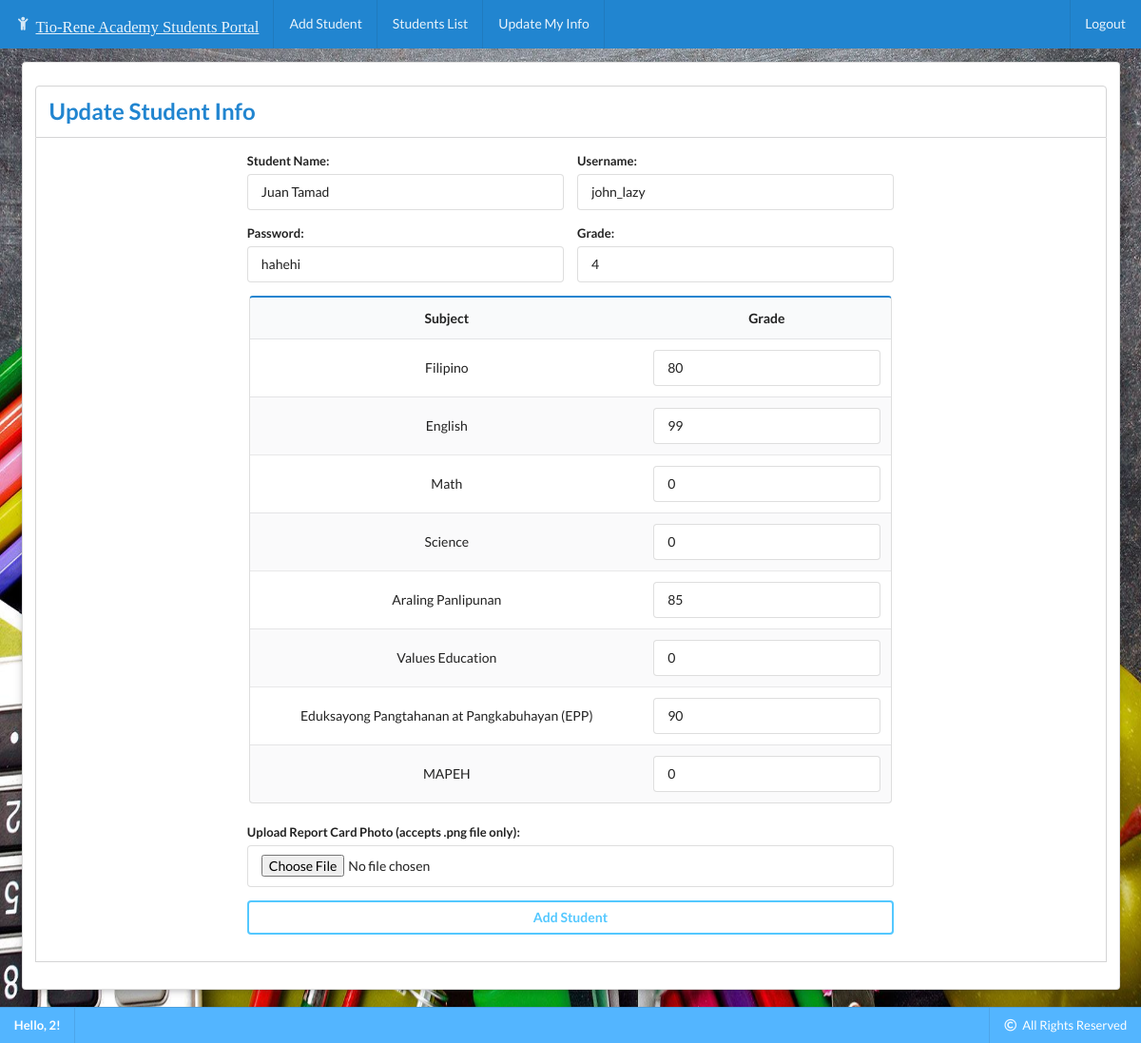
Page /update-student-info.php?id=4 (signed in) on the committed database.
### tables this page shows
CREATE TABLE `students` (
  `user_id` int(10) UNSIGNED NOT NULL,
  `grade_level` int(11) NOT NULL,
  `filipino` int(11) DEFAULT NULL,
  `english` int(11) DEFAULT NULL,
  `math` int(11) DEFAULT NULL,
  `science` int(11) DEFAULT NULL,
  `araling_panlipunan` int(11) DEFAULT NULL,
  `values_education` int(11) DEFAULT NULL,
  `epp` int(11) DEFAULT NULL,
  `mapeh` int(11) DEFAULT NULL
);

CREATE TABLE `users` (
  `user_id` int(10) UNSIGNED NOT NULL,
  `username` varchar(100) NOT NULL,
  `password` varchar(100) NOT NULL,
  `user_type` varchar(10) NOT NULL,
  `whole_name` varchar(100) NOT NULL
);

### update-student-info.php (the view, shortened to what this page needs)
<?php
	require 'header.php';
	$id = $_GET['id'];
	$conn = getDBconnection();
	$result = $conn->query("select * from students inner join users on students.user_id = users.user_id where students.user_id=$id");
	$row = $result->fetch_assoc();
?>
<h2 class="ui blue top attached header">
	Update Student Info
</h2>
<div class="ui attached segment">
	<form class="ui form" method="POST" action="update-student-info.php?id=<?php echo $id; ?>" enctype="multipart/form-data">
		<div class="fields">
			<div class="three wide field"></div>
			<div class="five wide field">
				<label>Student Name:</label>
				<input type="text" name="student_name" required="" value="<?php echo $row['whole_name'] ?>">
			</div>
			<div class="five wide field">
				<label>Username:</label>
				<input type="text" name="username" required="" value="<?php echo $row['username'] ?>">
			</div>
		</div>
		<div class="fields">
			<div class="three wide field"></div>
			<div class="five wide field">
				<label>Password:</label>
				<input type="text" name="password" readonly="" value="<?php echo $row['password'] ?>">
			</div>
			<div class="five wide field">
				<label>Grade:</label>
				<input type="number" name="grade" required="" min="1" max="6" value="<?php echo $row['grade_level'] ?>">
			</div>
		</div>
		<div class="ui centered grid">
			<div class="ten wide column">
				<table class="ui blue selectable striped table" style="text-align: center;">
					<thead>
						<tr>
							<th>Subject</th>
							<th>Grade</th>
						</tr>
					</thead>
					<tbody>
						<tr>
							<td>Filipino</td>
							<td><input type="number" name="filipino" value="<?php echo $row['filipino']; ?>"></td>
						</tr>
						<tr>
							<td>English</td>
							<td><input type="number" name="english" value="<?php echo $row['english']; ?>"></td>
						</tr>
						<tr>
							<td>Math</td>
							<td><input type="number" name="math" value="<?php echo $row['math']; ?>"></td>
						</tr>
						<tr>
							<td>Science</td>
							<td><input type="number" name="science" value="<?php echo $row['science']; ?>"></td>
						</tr>
						<tr>
							<td>Araling Panlipunan</td>
							<td><input type="number" name="araling_panlipunan" value="<?php echo $row['araling_panlipunan']; ?>"></td>
						</tr>
						<tr>
							<td>Values Education</td>
							<td><input type="number" name="values_education" value="<?php echo $row['values_education']; ?>"></td>
						</tr>
						<tr>
							<td>Eduksayong Pangtahanan at Pangkabuhayan (EPP)</td>
							<td><input type="number" name="epp" value="<?php echo $row['epp']; ?>"></td>
						</tr>
						<tr>
							<td>MAPEH</td>
							<td><input type="number" name="mapeh" value="<?php echo $row['mapeh']; ?>"></td>
						</tr>
					</tbody>
				</table>
			</div>
		</div>
		<br>
		<div class="fields">
			<div class="three wide field"></div>
			<div class="ten wide field">
				<label>Upload Report Card Photo (accepts .png file only):</label>
				<input type="file" name="report_card" accept="image/png">
			</div>
		</div>
		<div class="fields">
			<div class="three wide field"></div>
			<div class="ten wide field">
				<button class="ui fluid blue inverted button" type="submit">Add Student</button>
			</div>
		</div>
	</form>
</div>
<?php
	require 'footer.php'
?>

### rows in the picture
students: student_name "Juan Tamad", username "john_lazy", password "hahehi", grade "4", filipino "80", english "99", math "0", science "0", araling_panlipunan "85", values_education "0", epp "90", mapeh "0"

### other values in the picture
$_SESSION['whole_name'] "2"
